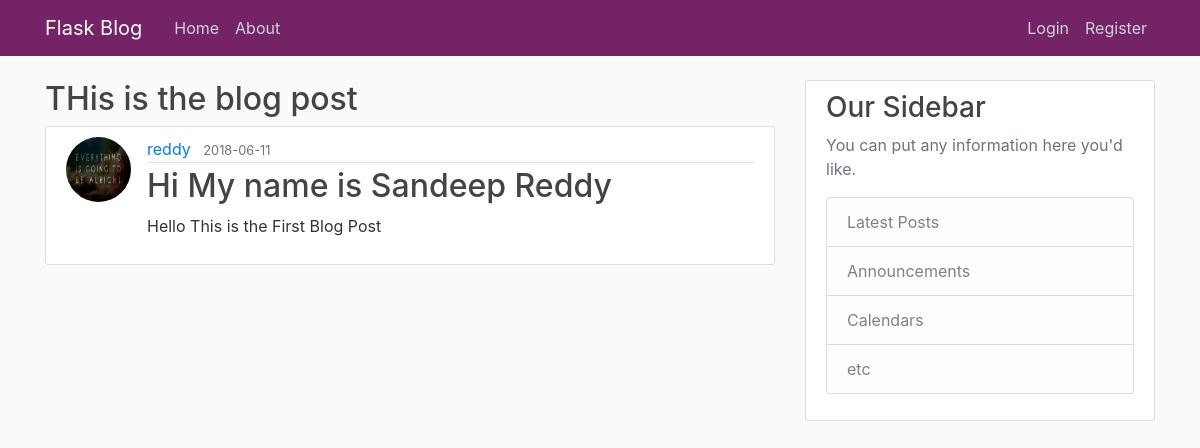
The page /post/2 on the database as committed earlier.
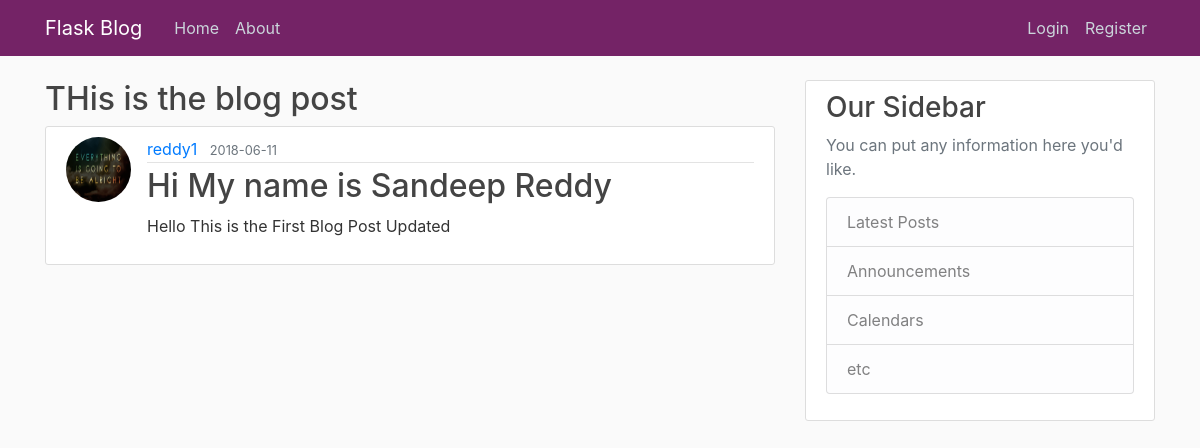
The same page on the database as committed later.
### flask_blog/models.py (models this page shows, shortened)
class User(db.Model, UserMixin):
    id = db.Column(db.Integer, primary_key=True)
    username = db.Column(db.String(20), unique=True, nullable=False)
    email = db.Column(db.String(120), unique=True, nullable=False)
    image_file = db.Column(db.String(20), nullable=False, default='default.jpg')
    password = db.Column(db.String(60), nullable=False)
    posts = db.relationship('Post', backref='author', lazy=True)

class Post(db.Model):
    id = db.Column(db.Integer, primary_key=True)
    title = db.Column(db.String(100), nullable=False)
    date_posted = db.Column(
        db.DateTime, nullable=False, default=datetime.utcnow)
    content = db.Column(db.Text, nullable=False)
    user_id = db.Column(db.Integer, db.ForeignKey('user.id'), nullable=False)

### flask_blog/routes.py (the view)
@app.route("/post/<int:post_id>")
def post(post_id):
    post = Post.query.get_or_404(post_id)
    return render_template('post.html',title = post.title,post=post)

### flask_blog/templates/post.html
{% extends "layout.html" %} {%block content%}
<h2>THis is the blog post</h2>
<article class="media content-section">
    <img class="rounded-circle article-img" src="{{ url_for('static', filename='profile_pic/' + post.author.image_file) }}">
    <div class="media-body">
        <div class="article-metadata">
            <a class="mr-2" href="{{ url_for('user_posts',username= post.author.username) }}">{{ post.author.username }}</a>
            <small class="text-muted">{{ post.date_posted.strftime('%Y-%m-%d') }}</small>
        </div>
        <h2>
            <a class="article-title" >{{ post.title }}</a>
        </h2>
        <p class="article-content">{{ post.content }}</p>
    </div>
</article>
{% endblock content %}

Rows that differ between the two databases and show on the page:
changed User: author.username "reddy" → "reddy1"
changed Post "Hi My name is Sandeep Reddy": content "Hello This is the First Blog Post" → "Hello This is the First Blog Post Updated"
